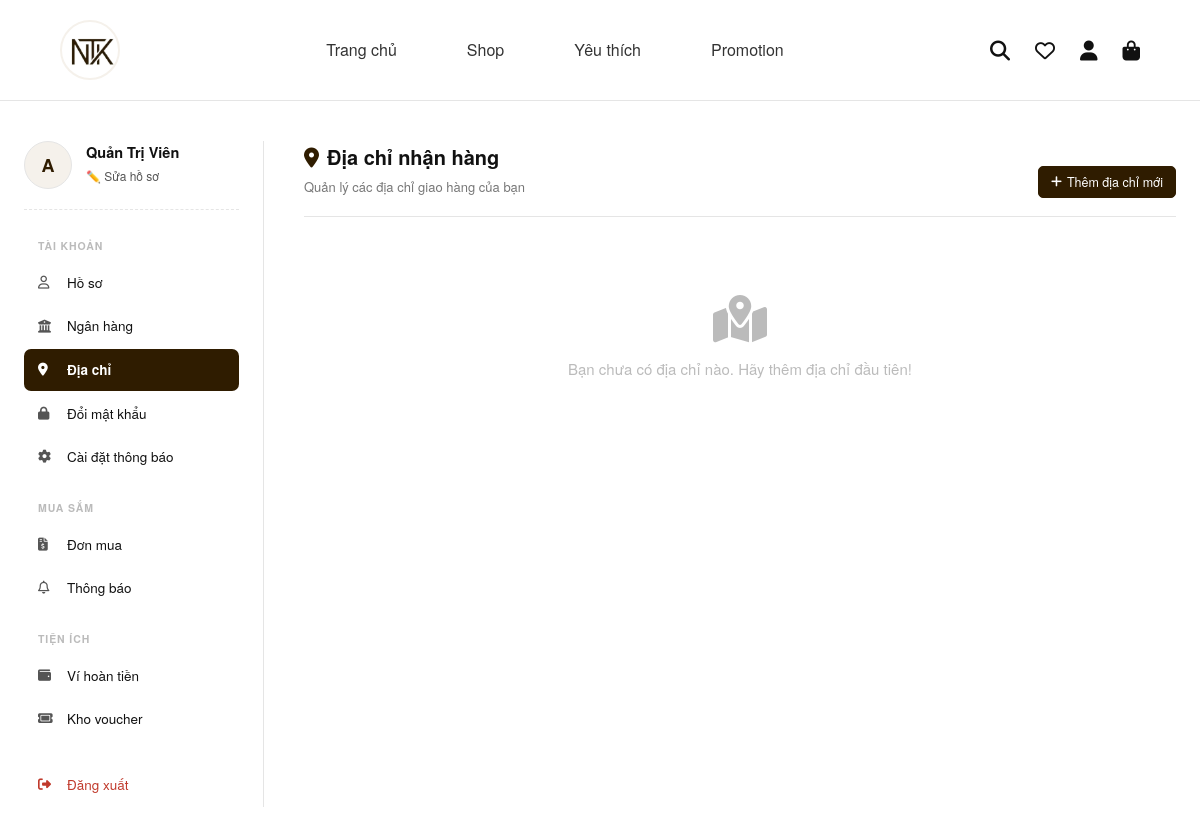
Page /views/user/dashboard.php?view=diachi (signed in) on the earlier database version.
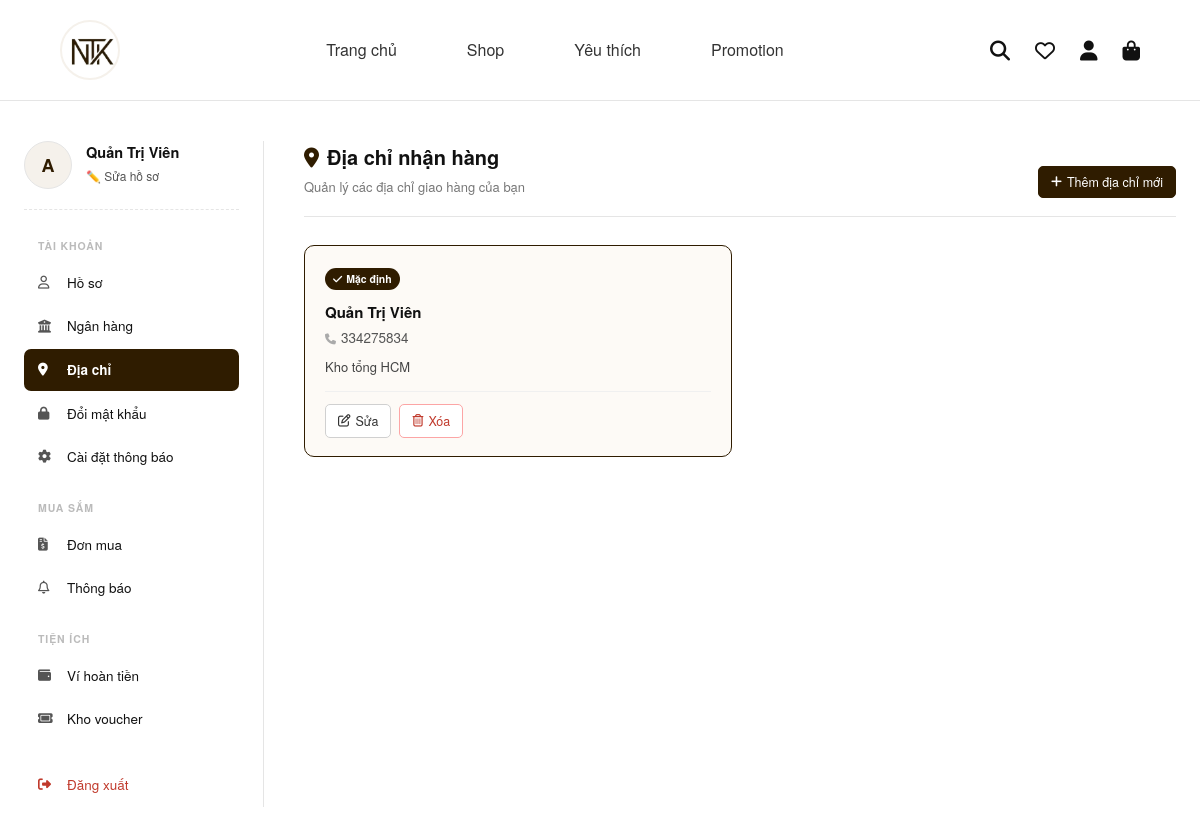
Same page on the later database version.
### tables this page shows
CREATE TABLE `users` (
  `user_id` char(5) NOT NULL,
  `username` varchar(50) NOT NULL,
  `password` varchar(50) NOT NULL,
  `fullname` varchar(100) DEFAULT NULL,
  `email` varchar(100) DEFAULT NULL,
  `phonenumber` varchar(10) DEFAULT NULL,
  `address` text DEFAULT NULL,
  `verification_code` varchar(6) DEFAULT NULL,
  `verification_code_expires_at` datetime DEFAULT NULL,
  `is_verified` int(11) DEFAULT 0,
  `role` int(11) DEFAULT 0,
  `status` int(11) DEFAULT 1,
  `created_at` datetime DEFAULT current_timestamp(),
  `total_orders` int(11) DEFAULT 0,
  `total_spend` decimal(15,2) DEFAULT 0.00,
  `bank_name` varchar(100) DEFAULT NULL,
  `bank_account_number` varchar(20) DEFAULT NULL,
  `bank_account_name` varchar(100) DEFAULT NULL,
  `wallet_balance` decimal(15,2) DEFAULT 0.00
);

CREATE TABLE `user_addresses` (
  `address_id` int(11) NOT NULL,
  `user_id` char(5) NOT NULL,
  `recipient_name` varchar(100) NOT NULL DEFAULT '',
  `phone` varchar(20) NOT NULL DEFAULT '',
  `street` varchar(255) NOT NULL DEFAULT '',
  `ward` varchar(100) NOT NULL DEFAULT '',
  `district` varchar(100) NOT NULL DEFAULT '',
  `province` varchar(100) NOT NULL DEFAULT '',
  `note` text DEFAULT NULL,
  `is_default` tinyint(1) NOT NULL DEFAULT 0,
  `created_at` datetime DEFAULT current_timestamp()
);

### src/views/user/address_list.php (the view, shortened to what this page needs)
<?php
$uid = $_SESSION['user_id'];
$stmt_list = $conn->prepare("SELECT * FROM user_addresses WHERE user_id=:uid ORDER BY is_default DESC, created_at DESC");
$stmt_list->execute([':uid'=>$uid]);
$address_list = $stmt_list->fetchAll(PDO::FETCH_ASSOC);
?>
<div class="am-wrap">
    <div class="am-header">
        <div>
            <h2><i class="fa-solid fa-location-dot" style="color:#2f1c00;margin-right:8px;"></i>Địa chỉ nhận hàng</h2>
            <p>Quản lý các địa chỉ giao hàng của bạn</p>
        </div>
        <button class="am-btn am-btn-primary" onclick="openDrawer('add')">
            <i class="fa-solid fa-plus"></i> Thêm địa chỉ mới
        </button>
    </div>
    <?php if (empty($address_list)): ?>
        <div class="am-empty">
            <i class="fa-solid fa-map-location-dot"></i>
            <p>Bạn chưa có địa chỉ nào. Hãy thêm địa chỉ đầu tiên!</p>
        </div>
    <?php else: ?>
    <div class="am-cards">
        <?php foreach ($address_list as $a): ?>
        <div class="am-card <?= $a['is_default'] ? 'is-default' : '' ?>">
            <?php if ($a['is_default']): ?>
            <div class="badge-default"><i class="fa-solid fa-check"></i> Mặc định</div>
            <?php endif; ?>
            <div class="am-card-name"><?= htmlspecialchars($a['recipient_name']) ?></div>
            <div class="am-card-phone"><i class="fa-solid fa-phone" style="color:#aaa;margin-right:5px;font-size:11px;"></i><?= htmlspecialchars($a['phone']) ?></div>
            <div class="am-card-addr">
                <?= htmlspecialchars($a['street']) ?>
            </div>
            <div class="am-card-actions">
                <button class="am-btn am-btn-edit" onclick="openEditDrawer(<?= $a['address_id'] ?>)" type="button">
                    <i class="fa-regular fa-pen-to-square"></i> Sửa
                </button>
                <a href="dashboard.php?view=diachi&addr_action=delete&addr_id=<?= $a['address_id'] ?>"
                   class="am-btn am-btn-delete"
                   onclick="return confirm('Xóa địa chỉ này?')">
                    <i class="fa-regular fa-trash-can"></i> Xóa
                </a>
            </div>
        </div>
        <?php endforeach; ?>
    </div>
    <?php endif; ?>
</div>

### src/views/user/dashboard.php (shortened to what this page needs)
<?php
require_once __DIR__ . '/../../config/database.php';
try {
    $stmt = $conn->prepare("SELECT * FROM Users WHERE user_id = :user_id");
    $stmt->execute(['user_id' => $_SESSION['user_id']]);
    $current_user = $stmt->fetch(PDO::FETCH_ASSOC);
} catch (PDOException $e) {
    echo "Lỗi: " . $e->getMessage();
    exit;
}
$view = isset($_GET['view']) ? $_GET['view'] : 'hoso';
?>
<!DOCTYPE html>
<html lang="vi">
<head>
    <link rel="stylesheet" href="https://cdnjs.cloudflare.com/ajax/libs/font-awesome/6.4.0/css/all.min.css">
    <link rel="stylesheet" href="../../assets/css/style.css">
</head>
<body>
<header class="main-header">
    <div class="header-container">
        <div class="logo">
            <a href="../../index.php">
                <img src="../../assets/images/logo-ntk.png" alt="NTK Logo">
            </a>
        </div>
        <nav class="navbar">
            <ul>
                <li><a href="../../index.php">Trang chủ</a></li>
                <li><a href="../../product.php">Shop</a></li>
                <li><a href="../../wishlist.php">Yêu thích</a></li>
                <li><a href="../../promotion.php">Promotion</a></li>
            </ul>
        </nav>
        <div class="header-icons">
            <a href="javascript:void(0)" onclick="toggleSearch()" title="Tìm kiếm">
                <i class="fa-solid fa-magnifying-glass"></i>
            </a>
            <a href="../../wishlist.php" title="Yêu thích">
                <i class="fa-regular fa-heart"></i>
            </a>
            <a href="dashboard.php" title="Tài khoản">
                <i class="fa-solid fa-user"></i>
            </a>
            <a href="../../cart.php" class="cart-icon" title="Giỏ hàng">
                <i class="fa-solid fa-bag-shopping"></i>
            </a>
        </div>
    </div>
</header>
<div class="dashboard-wrap">
    <aside class="dashboard-sidebar">
        <div class="user-card">
            <div class="user-avatar"><?= strtoupper(substr($current_user['username'], 0, 1)) ?></div>
            <div>
                <div class="user-name"><?= htmlspecialchars($current_user['fullname'] ?: $current_user['username']) ?></div>
                <a href="dashboard.php?view=hoso" class="user-edit">✏️ Sửa hồ sơ</a>
            </div>
        </div>
        <div class="menu-section-title">Tài khoản</div>
        <ul class="sidebar-menu">
            <li><a href="dashboard.php?view=hoso"       class="<?= $view=='hoso'      ?'active':'' ?>"><i class="fa-regular fa-user"></i>Hồ sơ</a></li>
            <li><a href="dashboard.php?view=nganhang"   class="<?= $view=='nganhang'  ?'active':'' ?>"><i class="fa-solid fa-building-columns"></i>Ngân hàng</a></li>
            <li><a href="dashboard.php?view=diachi"     class="<?= $view=='diachi'    ?'active':'' ?>"><i class="fa-solid fa-location-dot"></i>Địa chỉ</a></li>
            <li><a href="dashboard.php?view=doimatkhau" class="<?= $view=='doimatkhau'?'active':'' ?>"><i class="fa-solid fa-lock"></i>Đổi mật khẩu</a></li>
            <li><a href="dashboard.php?view=caidat"     class="<?= $view=='caidat'    ?'active':'' ?>"><i class="fa-solid fa-gear"></i>Cài đặt thông báo</a></li>
        </ul>
        <div class="menu-section-title">Mua sắm</div>
        <ul class="sidebar-menu">
            <li><a href="dashboard.php?view=donmua"   class="<?= $view=='donmua'  ?'active':'' ?>"><i class="fa-solid fa-file-invoice-dollar"></i>Đơn mua</a></li>
            <li><a href="dashboard.php?view=thongbao" class="<?= $view=='thongbao'?'active':'' ?>"><i class="fa-regular fa-bell"></i>Thông báo</a></li>
        </ul>
        <div class="menu-section-title">Tiện ích</div>
        <ul class="sidebar-menu">
            <li><a href="dashboard.php?view=vihoantien" class="<?= $view=='vihoantien'?'active':'' ?>"><i class="fa-solid fa-wallet"></i>Ví hoàn tiền</a></li>
            <li><a href="dashboard.php?view=khovoucher" class="<?= ($view=='khovoucher'||$view=='all_coupons')?'active':'' ?>"><i class="fa-solid fa-ticket"></i>Kho voucher</a></li>
        </ul>
        <div style="margin-top: 24px;">
            <ul class="sidebar-menu">
                <li><a href="../logout.php" class="logout"><i class="fa-solid fa-right-from-bracket"></i>Đăng xuất</a></li>
            </ul>
        </div>
    </aside>
    <main class="dashboard-content">
        <?php
            switch ($view) {
                case 'diachi':      include 'address_list.php';           break;
            }
        ?>
    </main>
</div>
</body>
</html>

### src/assets/css/style.css (style rules this page uses)
:root { --primary-color: #2f1c00; --bg-color: #ffffff; --beige-color: #f5f1eb; --border-color: #e5e5e5; --text-color: #111111; --font-main: 'Helvetica Neue', Arial, sans-serif; }
* { margin: 0; padding: 0; box-sizing: border-box; }
body { font-family: var(--font-main); color: var(--text-color); background-color: var(--bg-color); line-height: 1.6; }
a { text-decoration: none; color: inherit; transition: color 0.3s ease; }
ul { list-style: none; }
.main-header { border-bottom: 1px solid var(--border-color); padding: 20px 0; background-color: var(--bg-color); position: sticky; top: 0; z-index: 1000; }
.header-container { width: 90%; max-width: 1400px; margin: 0 auto; display: flex; justify-content: space-between; align-items: center; }
.logo img { height: 45px; object-fit: contain; }
.navbar ul { display: flex; gap: 40px; }
.navbar ul li a { font-weight: 500; font-size: 16px; padding-bottom: 5px; }
.header-icons { display: flex; gap: 25px; align-items: center; font-size: 20px; }
.cart-icon { position: relative; }
body { margin: 0; font-family: 'Segoe UI', Arial, sans-serif; background: #fdfcfb; color: #333; }
header { display: flex; justify-content: space-between; align-items: center; padding: 10px 40px; background: white; border-bottom: 1px solid #eee; position: sticky; top: 0; z-index: 1000; }
.logo img { height: 60px; width: 60px; border-radius: 50%; object-fit: cover; display: block; border: 2px solid #f5f1eb; }
nav a { margin: 0 15px; text-decoration: none; color: #333; font-weight: 600; }

### src/views/user/dashboard.php (style rules this page uses)
:root { --primary: #2f1c00; --bg: #ffffff; --beige: #f5f1eb; --border: #e5e5e5; --text: #111111; --muted: #555555; }
* { box-sizing: border-box; }
html, body { margin: 0; padding: 0; }
body { font-family: "Helvetica Neue", Helvetica, Arial, sans-serif; background: var(--bg); color: var(--text); }
.main-header { position: sticky; top: 0; z-index: 1000; }
.dashboard-wrap { display: flex; max-width: 1240px; margin: 40px auto 60px; padding: 0 24px; gap: 0; min-height: 600px; }
.dashboard-sidebar { width: 240px; flex-shrink: 0; padding-right: 24px; border-right: 1px solid var(--border); }
.user-card { display: flex; align-items: center; margin-bottom: 28px; padding-bottom: 20px; border-bottom: 1px dashed var(--border); }
.user-avatar { width: 48px; height: 48px; border-radius: 50%; background: var(--beige); border: 1.5px solid var(--border); display: flex; align-items: center; justify-content: center; font-size: 18px; font-weight: 700; color: var(--primary); margin-right: 14px; flex-shrink: 0; }
.user-name { font-weight: 600; font-size: 14.5px; line-height: 1.3; }
.user-edit { font-size: 12px; color: var(--muted); text-decoration: none; }
.menu-section-title { font-size: 10.5px; font-weight: 700; color: #bbb; letter-spacing: 0.9px; text-transform: uppercase; margin: 22px 0 7px 14px; }
.sidebar-menu { list-style: none; padding: 0; margin: 0; }
.sidebar-menu a { display: flex; align-items: center; padding: 10px 14px; border-radius: 7px; font-size: 13.5px; color: var(--text); text-decoration: none; margin-bottom: 2px; transition: background 0.18s, color 0.18s; }
.sidebar-menu a i { width: 18px; margin-right: 11px; color: var(--muted); font-size: 13px; transition: color 0.18s; }
.sidebar-menu a.active { background: var(--primary); color: #fff; font-weight: 600; }
.sidebar-menu a.active i { color: #fff; }
.sidebar-menu a.logout { color: #c0392b; }
.sidebar-menu a.logout i { color: #c0392b; }
.dashboard-content { flex: 1; padding-left: 40px; min-width: 0; }

Differences in the rows shown:
added user_addresses: is_default 1 (drawn), recipient_name "Quản Trị Viên", phone "334275834", street "Kho tổng HCM"
Other differences:
text no longer shown: "Bạn chưa có địa chỉ nào. Hãy thêm địa chỉ đầu tiên!"
